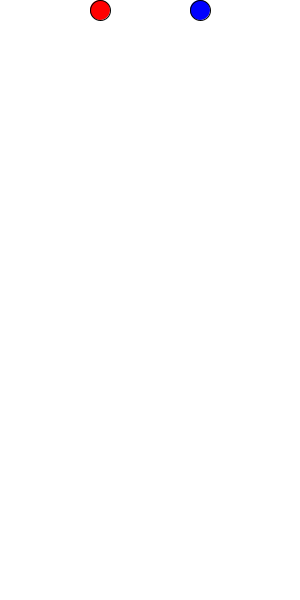
Frame 1 (no input)
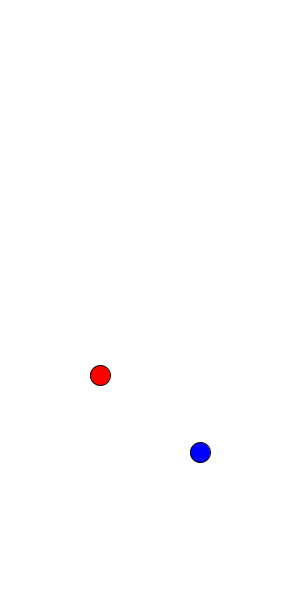
Frame 60 (the mouse pressed at the canvas centre just before this capture)
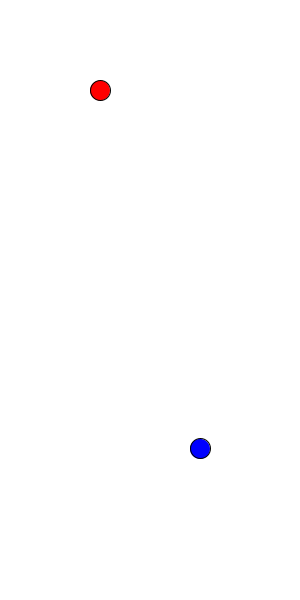
Frame 120 (the mouse held since frame 60 and released just before this capture)

The Processing sketch that drew these frames (run headless with seeded random() and noise(); from frame 60 on, the mouse is pressed at the canvas centre):

// Processing sketch: sketch_251029a
// ── sketch_251029a.pde
//Henry Wrede Black, Joey Burvis
//bouncing balls


float yR; //y position of red ellipse
float yB; //y position of blue ellipse

float g; //gravity
float air; //air resistance
float damp; //energy lost due to friction
float yspeedB;
float yspeedR;

void setup() {
  size(300, 600);
  g = 0.5;
  air = 0.005;
  damp = 0.9;
  yR = 10;
  yB = 10;
  yspeedR = 0;
  yspeedB = 0;
}
void draw() {
  background(255);
  ellipseMode(CENTER);
  {
    fill(255, 0, 0);
    ellipse(width/3, yR, 20, 20);
    yR += yspeedR;
    yspeedR += g;
    if (yR >= height-10) {
      yspeedR = -1*yspeedR;
    }
  }
  {
    fill(0, 0, 255);
    ellipse(width-width/3, yB, 20, 20);
    yB += yspeedB;
    yspeedB += g - air*yspeedB;
    if (yB >= height-10) {
      yspeedB = -damp*yspeedB;
    }
  }
}
